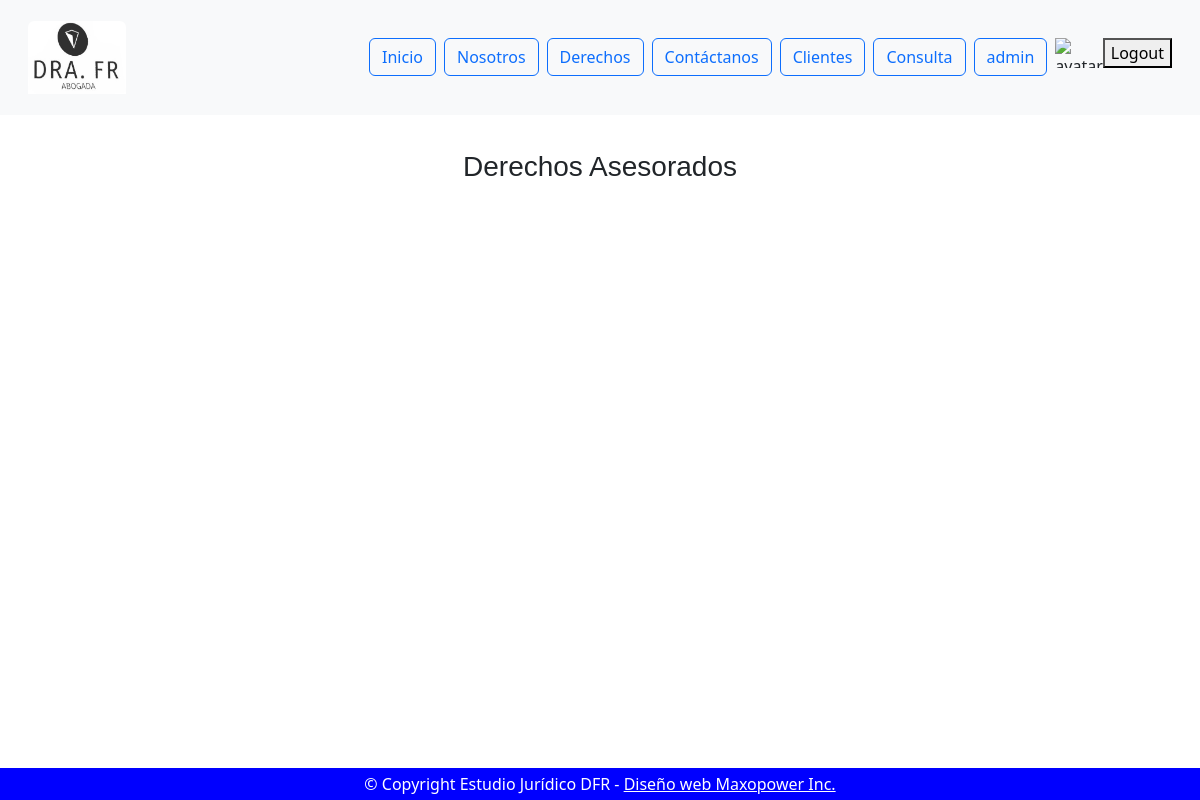
The page /derechos/ (signed in) on the database as committed earlier.
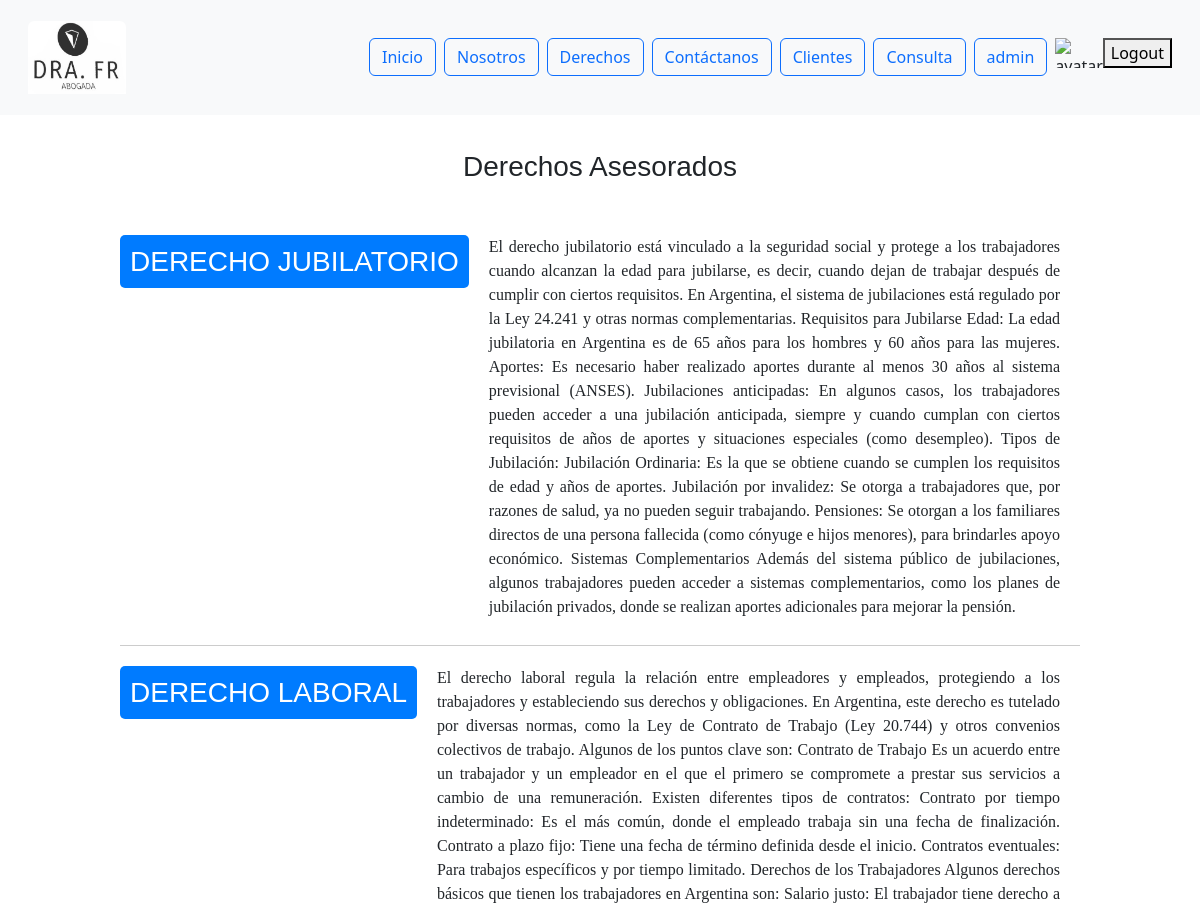
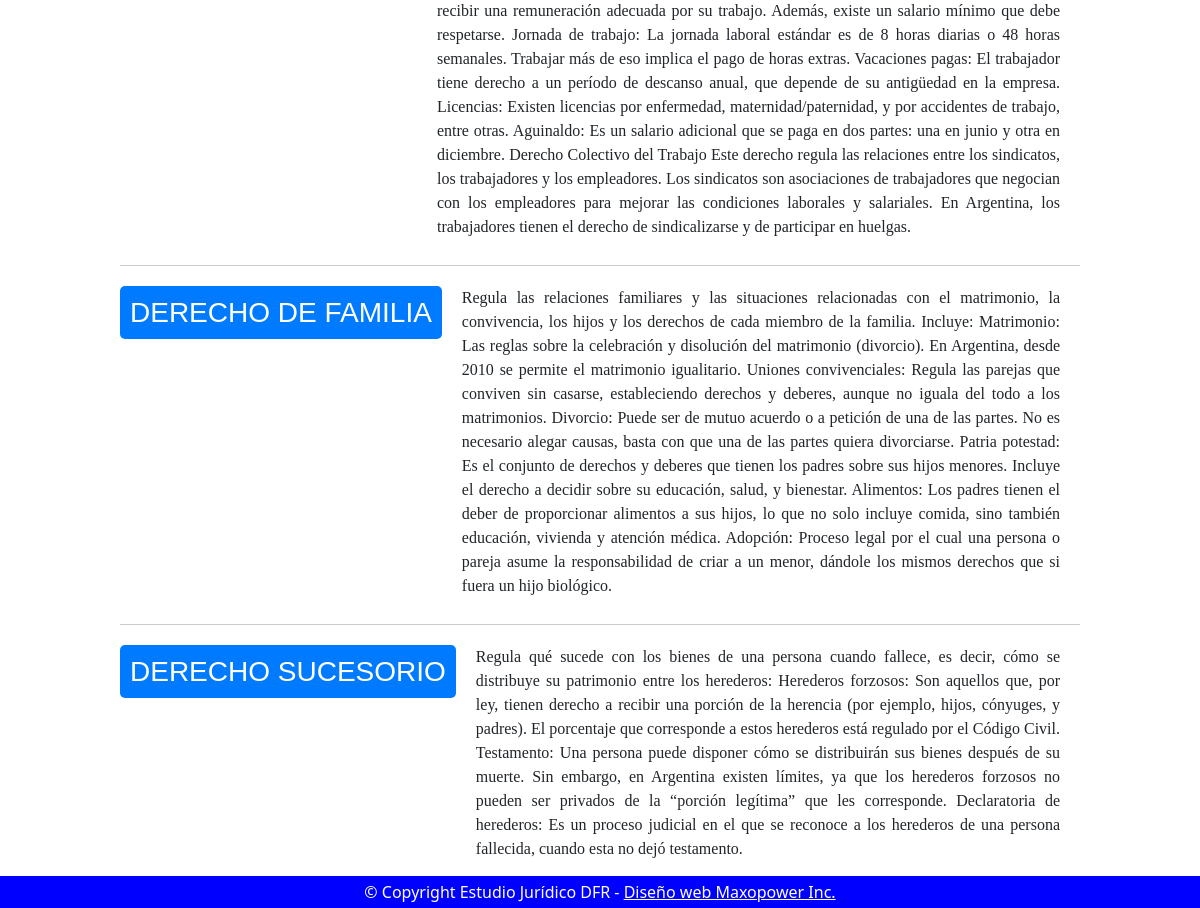
The same page on the database as committed later (2 pictures, top to bottom).
### derechos/models.py (models this page shows, shortened)
class Derecho(models.Model):
    nombre = models.CharField(max_length=30, unique=True)
    descripcion = models.TextField()
    disponible = models.BooleanField(default=True)
    class Meta:
        verbose_name = 'Derecho'
        verbose_name_plural = 'Derechos'

### derechos/views.py (the view)
# urls.py: path('derechos/', views.index, name='derechos'),
def index(request):
    consulta = request.GET.get('q')
    if consulta:
        query = Derecho.objects.filter(nombre__icontains=consulta)
    else:
        query = Derecho.objects.all()
    return render(request,'derechos/index.html', {"object_list": query})

### derechos/templates/derechos/index.html
{% extends 'home/base.html' %}
{% block header %}
<div style="display: flex; justify-content: center; align-items: center; height: 15vh;">
    <h3 style="margin-bottom: 15px; font-family: 'Arial', sans-serif;">Derechos Asesorados</h3>
</div>
{% endblock header %}
{% block main %}
{% load static %}
<div style="display: flex; flex-direction: column; align-items: center; justify-content: center;">
    {% for object in object_list %}
        {% if object.disponible %}
            <div style="display: flex; align-items: flex-start; margin-bottom: 20px; width: 80%; border-bottom: 1px solid #ccc; padding-bottom: 10px;">
                <div style="background-color: #007BFF; padding: 10px; color: white; margin-right: 20px; border-radius: 5px; min-width: 150px; text-align: center;">
                    <h3 style="margin: 0; font-family: 'Arial', sans-serif;">{{ object.nombre|upper }}</h3>
                </div>
                <div style="flex: 1; margin-right: 20px;">
                    <p style="font-family: 'Georgia', serif; text-align: justify;">{{ object.descripcion }}</p>
                </div>
            </div>
        {% endif %}
    {% endfor %}
</div>
{% endblock main %}

### home/templates/home/base.html (shortened to what this page needs)
<!DOCTYPE html>
<html lang="es">
<head>
</head>
<body>
    <header>
        {% include 'home/componentes/header.html' %}
        {% block header %}
        {% endblock header %}
    </header>
    <main>
        {% block main %}
        {% endblock main %}
    </main>
    <footer>
        {% include 'home/componentes/footer.html' %}
    </footer>
</body>
</html>

### home/templates/home/componentes/header.html (shortened to what this page needs)
{% load static %}
<link href="https://cdn.jsdelivr.net/npm/bootstrap@5.3.0-alpha3/dist/css/bootstrap.min.css" rel="stylesheet">
<header>
    <nav class="navbar navbar-expand-lg navbar-light bg-light p-3" id="menu">
        <div class="container-fluid">
            <a class="navbar-brand" href="{% url 'home:index' %}">
                <img src="{% static 'home/img/logo.jpg' %}" class="img-fluid rounded-top" alt="logo"; height="30%"; width="30%""/>
            </a>
            <div class="collapse navbar-collapse" id="navbarSupportedContent">
                <ul class="navbar-nav mx-auto mb-2 mb-lg-0">
                    <li class="nav-item">
                        <a class="btn btn-outline-primary me-2" href="{% url 'home:index' %}">Inicio</a>
                    </li>
                    <li class="nav-item">
                        <a class="btn btn-outline-primary me-2" href="{% url 'nosotros:nosotros' %}">Nosotros</a>
                    </li>
                    <li class="nav-item">
                        <a class="btn btn-outline-primary me-2" href="{% url 'derechos:derechos' %}">Derechos</a>
                    </li>
                    <li class="nav-item">
                        <a class="btn btn-outline-primary me-2" href="{% url 'nosotros:contacto' %}">Contáctanos</a>
                    </li>
                    {% if user.is_authenticated %}
                        <li class="nav-item">
                            <a class="btn btn-outline-primary me-2" href="{% url 'clientes:index' %}">Clientes</a>
                        </li>
                        <li class="nav-item">
                            <a class="btn btn-outline-primary me-2" href="#">Consulta</a>
                        </li>
                        <li class="nav-item">
                            <a class="btn btn-outline-primary me-2" href="{% url 'home:profile' %}">{{ user.username }}</a>
                        </li>
                        {% if user.cliente.avatar %}
                            <img src="{{ user.cliente.avatar.url }}" alt="avatar" style="height: 30px" />
                        {% else %}
                            <img src="{% static 'home/img/telefono.png' %}" alt="avatar" style="height: 30px" />
                    {% endif %}
                        <form action="{% url 'home:logout' %}" method="post">
                            <button type="submit">Logout</button>
                        </form>
                    {% else %}
                         <li class="nav-item"></li>
                            <a class="btn btn-outline-primary me-2" href="{% url 'home:login' %}">Clientes</a>
                        </li>
                    {% endif %}
                </ul>
            </div>
        </div>
    </nav>
</header>

### home/templates/home/componentes/footer.html
<p style="position: fixed; left: 0; right: 0; bottom: 0; background-color: blue; color: white; text-align: center; padding: 4px; margin: 0;">
    © Copyright Estudio Jurídico DFR -
    <a href="{% url 'nosotros:about_me' %}" style="color: white; text-decoration: underline;" rel="noopener noreferrer">
        Diseño web Maxopower Inc.
    </a>
</p>

Rows that differ between the two databases and show on the page:
added Derecho: nombre "DERECHO JUBILATORIO", descripcion "El derecho jubilatorio está vinculado a la seguridad social y protege a los trabajadores cuando alcanzan la edad para jubilarse, es decir, cuando dejan de trabajar después de cumplir con ciertos requisitos. En Argentina, el sistema de jubilaciones está regulado por la Ley 24.241 y otras normas complementarias. Requisitos para Jubilarse Edad: La edad jubilatoria en Argentina es de 65 años para los hombres y 60 años para las mujeres. Aportes: Es necesario haber realizado aportes durante al menos 30 años al sistema previsional (ANSES). Jubilaciones anticipadas: En algunos casos, los trabajadores pueden acceder a una jubilación anticipada, siempre y cuando cumplan con ciertos requisitos de años…"
added Derecho: nombre "DERECHO LABORAL", descripcion "El derecho laboral regula la relación entre empleadores y empleados, protegiendo a los trabajadores y estableciendo sus derechos y obligaciones. En Argentina, este derecho es tutelado por diversas normas, como la Ley de Contrato de Trabajo (Ley 20.744) y otros convenios colectivos de trabajo. Algunos de los puntos clave son: Contrato de Trabajo Es un acuerdo entre un trabajador y un empleador en el que el primero se compromete a prestar sus servicios a cambio de una remuneración. Existen diferentes tipos de contratos: Contrato por tiempo indeterminado: Es el más común, donde el empleado trabaja sin una fecha de finalización. Contrato a plazo fijo: Tiene una fecha de término definida desde…"
added Derecho: nombre "DERECHO DE FAMILIA", descripcion "Regula las relaciones familiares y las situaciones relacionadas con el matrimonio, la convivencia, los hijos y los derechos de cada miembro de la familia. Incluye: Matrimonio: Las reglas sobre la celebración y disolución del matrimonio (divorcio). En Argentina, desde 2010 se permite el matrimonio igualitario. Uniones convivenciales: Regula las parejas que conviven sin casarse, estableciendo derechos y deberes, aunque no iguala del todo a los matrimonios. Divorcio: Puede ser de mutuo acuerdo o a petición de una de las partes. No es necesario alegar causas, basta con que una de las partes quiera divorciarse. Patria potestad: Es el conjunto de derechos y deberes que tienen los padres sobre sus…"
added Derecho: nombre "DERECHO SUCESORIO", descripcion "Regula qué sucede con los bienes de una persona cuando fallece, es decir, cómo se distribuye su patrimonio entre los herederos: Herederos forzosos: Son aquellos que, por ley, tienen derecho a recibir una porción de la herencia (por ejemplo, hijos, cónyuges, y padres). El porcentaje que corresponde a estos herederos está regulado por el Código Civil. Testamento: Una persona puede disponer cómo se distribuirán sus bienes después de su muerte. Sin embargo, en Argentina existen límites, ya que los herederos forzosos no pueden ser privados de la “porción legítima” que les corresponde. Declaratoria de herederos: Es un proceso judicial en el que se reconoce a los herederos de una persona…"
